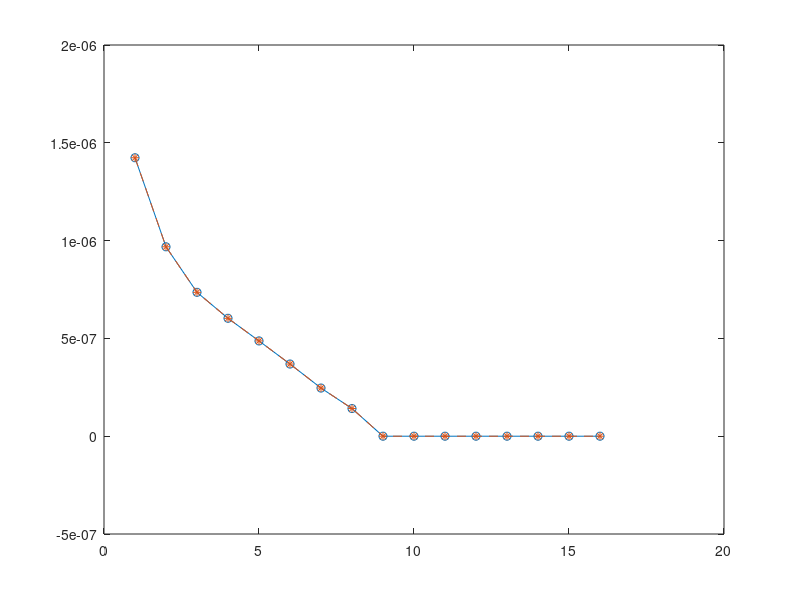
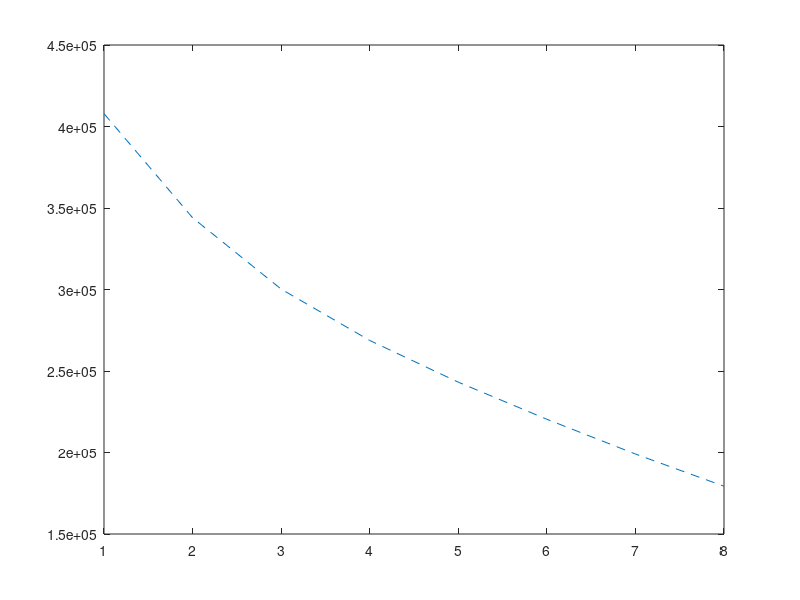

These charts were generated, in order, by the following MATLAB code: (Note: this script raises an error after producing the figures.)
clear all
clc
Nt = 16;
Nr = 8;
fc=1.2*10^9; %Carrier Frequency
d=100;% distance
c=3*10^8;
BW=20*10^6;
l=c/fc; 

FSPL=(4*pi*d/l)^2;
Pmax = 10000; %40db=10log(Pmax/N) then we calculate the maximum transmitted power
j=sqrt(-1);



if 1
    H0=(1/sqrt(2))*(randn(Nr,Nt)+j*randn(Nr,Nt));

save Channel H0
else 
    load Channel H0
end;

H=H0*(FSPL)^(-1/2);  

%Plot eigen values
A=H'*H
E=eig(A)

K1=sort(real(E),'descend'); 
figure, plot(K1,'o-')
[U,D] = eig(A)

%nth diagonal elemetnt of matrix D and nth coulmn of matrix U
%reconstructing matrix A

B=zeros(Nt,Nt);
for n=1:Nt;
    B=B+D(n,n)*U(:,n)*U(:,n)';
end;
K=eig(B);
K2=sort(real(K),'descend');
hold on,plot(K2,'*--');

%Singular value decomposision for matrix H

[Us,Ds,Vs]=svd(H); %Singular Value Decomposition
product=real(Us'*H*Vs)%real part of complex number
SingularVal=sort(diag(real(Ds)),'ascend')

%Question 5
%data rate

Nall=find(Ds>1e-6);

P1=Pmax/1;
C1=log2(1+P1*Ds(1,1)^2);

P2=Pmax/2;
C2=log2(1+P2*Ds(1,1)^2)+log2(1+P2*Ds(2,2)^2);

P3=Pmax/3;
C3=log2(1+P3*Ds(1,1)^2)+log2(1+P3*Ds(2,2)^2)+log2(1+P3*Ds(3,3)^2);

P4=Pmax/4;
C4=log2(1+P4*Ds(1,1)^2)+log2(1+P4*Ds(2,2)^2)+log2(1+P4*Ds(3,3)^2)+log2(1+P4*Ds(4,4)^2);

P5=Pmax/5;
C5=log2(1+P5*Ds(1,1)^2)+log2(1+P5*Ds(2,2)^2)+log2(1+P5*Ds(3,3)^2)+log2(1+P5*Ds(4,4)^2)+log2(1+P5*Ds(5,5)^2);

P6=Pmax/6;
C6=log2(1+P6*Ds(1,1)^2)+log2(1+P6*Ds(2,2)^2)+log2(1+P6*Ds(3,3)^2)+log2(1+P6*Ds(4,4)^2)+log2(1+P6*Ds(5,5)^2)+log2(1+P6*Ds(6,6)^2);

P7=Pmax/7;
C7=log2(1+P7*Ds(1,1)^2)+log2(1+P7*Ds(2,2)^2)+log2(1+P7*Ds(3,3)^2)+log2(1+P7*Ds(4,4)^2)+log2(1+P7*Ds(5,5)^2)+log2(1+P7*Ds(6,6)^2)+log2(1+P7*Ds(7,7)^2);

P8=Pmax/8;
C8=log2(1+P8*Ds(1,1)^2)+log2(1+P8*Ds(2,2)^2)+log2(1+P8*Ds(3,3)^2)+log2(1+P8*Ds(4,4)^2)+log2(1+P8*Ds(5,5)^2)+log2(1+P8*Ds(6,6)^2)+log2(1+P8*Ds(7,7)^2)+log2(1+P8*Ds(8,8)^2);


C=[C1 C2 C3 C4 C5 C6 C7 C8 ];
DataRate=BW*C
x=1:8;
figure, plot(x,DataRate,'--');

%Question 6

SingularValues=find(Ds>1e-6);
mu=1000;
epsilon=1e-9;
 
Pi=subplus(mu-(1./(SingularValues.^2)));
if sum(Pi)>Pmax
    mu=mu-mu/2;
    Pi=subplus(mu-(1./(SingularValues.^2)));
end

if sum(Pi)<Pmax-ee
        mu=mu+mu/2;
        Pi=subplus(mu-(1./(SingularValues.^2)));
end
if Pmax>sum(Pi)&& sum(Pi)>Pmax-ee
    save mu
end
c=(log2(1+Pi.*(SingularValues.^2)));
r=BW*c;






